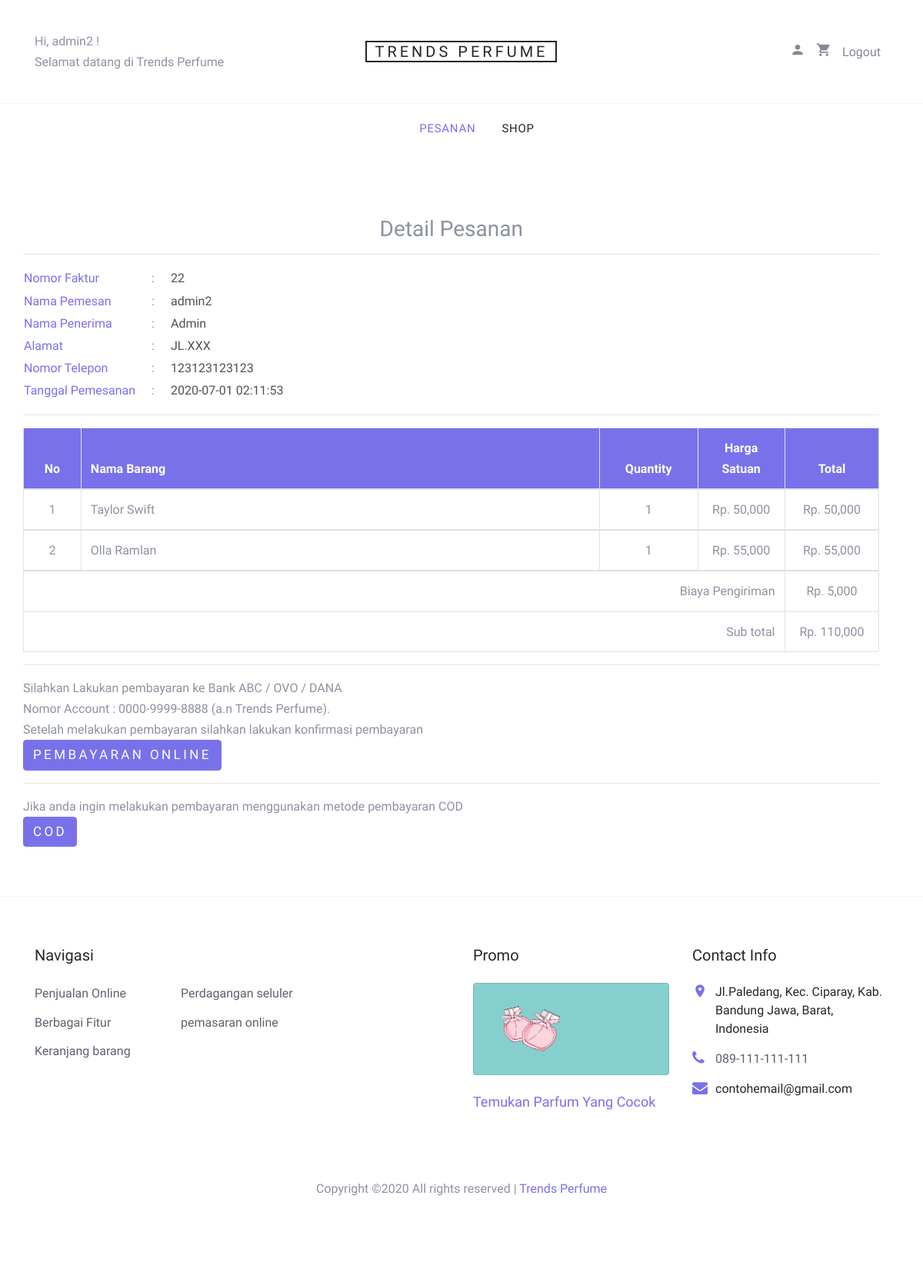
The app's page /index.php?page=my_profile&module=pesanan&action=detail&pesanan_id=22 (signed in) with its own data.
### tables this page shows
CREATE TABLE `pesanan` (
  `pesanan_id` int(3) NOT NULL,
  `kota_id` int(3) NOT NULL,
  `user_id` int(3) NOT NULL,
  `nama_penerima` varchar(25) NOT NULL,
  `nomor_telepon` varchar(15) NOT NULL,
  `alamat` varchar(50) NOT NULL,
  `tanggal_pemesanan` datetime NOT NULL,
  `status` tinyint(4) NOT NULL
);

CREATE TABLE `user` (
  `user_id` int(3) NOT NULL,
  `level` varchar(16) NOT NULL,
  `nama` varchar(25) NOT NULL,
  `email` varchar(128) NOT NULL,
  `alamat` varchar(50) NOT NULL,
  `phone` varchar(15) NOT NULL,
  `password` varchar(255) NOT NULL,
  `status` enum('on','off') NOT NULL
);

CREATE TABLE `pesanan_detail` (
  `pesanan_id` int(3) NOT NULL,
  `barang_id` int(3) NOT NULL,
  `quantity` tinyint(2) NOT NULL,
  `harga` int(6) NOT NULL
);

CREATE TABLE `barang` (
  `barang_id` int(3) NOT NULL,
  `kategori_id` int(2) NOT NULL,
  `nama_barang` varchar(20) NOT NULL,
  `spesifikasi` text NOT NULL,
  `file` varchar(150) NOT NULL,
  `harga` int(6) NOT NULL,
  `stok` int(3) NOT NULL,
  `status` enum('on','off','','') NOT NULL,
  `jumlah` int(3) NOT NULL
);

CREATE TABLE `kota` (
  `kota_id` int(3) NOT NULL,
  `kota` varchar(16) NOT NULL,
  `tarif` int(10) NOT NULL,
  `status` enum('on','off') NOT NULL
);

### function/helper.php (called while the page is built, shortened)
<?php
	function rupiah($nilai = 0){
		$string = "Rp. " .number_format($nilai);
		return $string;
	}
 ?>

### module/pesanan/detail.php (the view, shortened to what this page needs)
<?php
	$pesanan_id = $_GET["pesanan_id"];
	$queryPesanan = mysqli_query($link, "SELECT pesanan.nama_penerima, pesanan.nomor_telepon, pesanan.alamat, pesanan.tanggal_pemesanan, user.nama, kota.kota, kota.tarif FROM pesanan JOIN user ON pesanan.user_id=user.user_id JOIN kota ON kota.kota_id=pesanan.kota_id WHERE pesanan.pesanan_id='$pesanan_id'");
	$row = mysqli_fetch_assoc($queryPesanan);
	$tanggal_pemesanan = $row['tanggal_pemesanan'];
	$nama_penerima = $row['nama_penerima'];
	$nomor_telepon = $row['nomor_telepon'];
	$alamat = $row['alamat'];
	$tarif = $row['tarif'];
	$nama = $row['nama'];
?>
	<div class="site-section">
    <div class="container">
      <div class="row">
        <div class="row mb-5">
          <div class="col-md-12">
            <h3><center>Detail Pesanan</center></h3>
              <hr>
                <?php
                  if(mysqli_num_rows($queryPesanan) == 0) {
                    require_once("notfound.html");
                  }else{
                ?>
                <table>
                  <tr>
                    <td class="isi-detail-h">Nomor Faktur</td>
                    <td class="titik-2">:</td>
                    <td class="isi-detail-b"><?php echo $pesanan_id; ?></td>
                  </tr>
                  <tr>
                    <td class="isi-detail-h">Nama Pemesan</td>
                    <td class="titik-2">:</td>
                    <td class="isi-detail-b"><?php echo $nama; ?></td>
                  </tr>
                  <tr>
                    <td class="isi-detail-h">Nama Penerima</td>
                    <td class="titik-2">:</td>
                    <td class="isi-detail-b"><?php echo $nama_penerima; ?></td>
                  </tr>
                  <tr>
                    <td class="isi-detail-h">Alamat</td>
                    <td class="titik-2">:</td>
                    <td class="isi-detail-b"><?php echo $alamat; ?></td>
                  </tr>
                  <tr>
                    <td class="isi-detail-h">Nomor Telepon</td>
                    <td class="titik-2">:</td>
                    <td class="isi-detail-b"><?php echo $nomor_telepon; ?></td>
                  </tr>
                  <tr>
                    <td class="isi-detail-h">Tanggal Pemesanan</td>
                    <td class="titik-2">:</td>
                    <td class="isi-detail-b"><?php echo $tanggal_pemesanan; ?></td>
                  </tr>
                </table>
              <?php } ?>
              <hr>
          </div>
          <div class="col-md-12">
            <div class="">
              <?php
                if(mysqli_num_rows($queryPesanan) == 0) {
                  require_once("notfound.html");
                }else{
              ?>
              <table class="table table-bordered">
                <thead style="background-color: rgb(121, 113, 234); color: white;">
                  <tr>
                    <th class="detail-pesanan-pendek">No</th>
                    <th class="detail-pesanan-panjang">Nama Barang</th>
                    <th class="detail-pesanan-pendek">Quantity</th>
                    <th class="detail-pesanan-pendek">Harga Satuan</th>
                    <th class="detail-pesanan-pendek">Total</th>
                  </tr>
                </thead>
                  <?php
                    $queryDetail = mysqli_query($link, "SELECT * FROM pesanan_detail JOIN barang ON pesanan_detail.barang_id=barang.barang_id WHERE pesanan_detail.pesanan_id='$pesanan_id'");
                    $no = 1;
                    $subtotal = 0;
                    while($rowDetail = mysqli_fetch_assoc($queryDetail)){
                    $total = $rowDetail['harga'] * $rowDetail['quantity'];
                    $subtotal = $subtotal + $total;
                  ?>
                <tbody>
                  <tr class="isi-detail-pesanan">
                    <td class="detail-pesanan-tengah"><?php echo $no; ?></td>
                    <td class="detail-pesanan-kiri"><?php echo $rowDetail['nama_barang']; ?></td>
                    <td class="detail-pesanan-tengah"><?php echo $rowDetail['quantity']; ?></td>
                    <td class="detail-pesanan-tengah"><?php echo rupiah($rowDetail['harga']) ?></td>
                    <td class="detail-pesanan-tengah"><?php echo rupiah($total) ?></td>
                  </tr>
                </tbody>
                  <?php
                    $no++;
                      } $subtotal = $subtotal + $tarif;
                   ?>
                  <tr>
                    <td class="detail-biaya" colspan="4">Biaya Pengiriman</td>
                    <td class="isi-detail-biaya"><?php echo rupiah($tarif); ?></td>
                  </tr>
                  <tr>
                    <td class="detail-biaya" colspan="4"><b>Sub total</b></td>
                    <td  class="isi-detail-biaya"><b><?php echo rupiah($subtotal); ?></b></td>
                  </tr>
              </table>
            <?php } ?>
             <hr>
             <div id="frame-keterangan-pembayaran">
              <p>Silahkan Lakukan pembayaran ke Bank ABC / OVO / DANA <br/>
                 Nomor Account : 0000-9999-8888 (a.n Trends Perfume).<br/>
                 Setelah melakukan pembayaran silahkan lakukan konfirmasi pembayaran <br>
                 <a href="<?php echo BASE_URL."index.php?page=my_profile&module=pesanan&action=konfirmasi_pembayaran&pesanan_id=$pesanan_id"?>"><button class="btn btn-primary">Pembayaran Online</button></a>
              </p>
              <hr>
              <p>
                Jika anda ingin melakukan pembayaran menggunakan metode pembayaran COD<br><a href="<?php echo BASE_URL."index.php?page=my_profile&module=pesanan&action=cod&pesanan_id=$pesanan_id"?>"><button class="btn btn-primary">COD</button></a>
              </p>
            </div>
          </div>
        </div>
      </div>
    </div>
  </div>

### css/style.css (style rules this page uses)
body { cursor: default; line-height: 1.7; color: #8c92a0; font-weight: 300; font-size: 16px; }
a { -webkit-transition: .3s all ease; -o-transition: .3s all ease; transition: .3s all ease; }
.btn { text-transform: uppercase; position: relative; -webkit-transition: 0.2s all ease-in-out !important; -o-transition: 0.2s all ease-in-out !important; transition: 0.2s all ease-in-out !important; top: 0; letter-spacing: .05em; }
.btn.btn-primary { font-size: 17px; font-weight: 300; letter-spacing: .2em; }
.site-section { padding: 2.5em 0 }
@media (min-width: 768px) { .site-section { padding: 5em 0; } }
.detail-pesanan-pendek { width: 50px; text-align: center; }
.detail-pesanan-panjang { width: 450px; }
.detail-pesanan-tengah { text-align: center; }
.isi-detail-h { color:rgb(121, 113, 234); }
.isi-detail-b { padding-left: 20px; color: #515151; }
.titik-2 { padding-left: 20px; }
.detail-biaya { text-align: right; }
.isi-detail-biaya { text-align: center; }

### records on screen
pesanan: user.nama "admin2", nama_penerima "Admin", alamat "JL.XXX", nomor_telepon "123123123123", tanggal_pemesanan "2020-07-01 02:11:53", kota.tarif "Rp. 5,000"
pesanan_detail: barang.nama_barang "Taylor Swift", quantity "1", barang.harga "Rp. 50,000", rupiah($total) "Rp. 50,000"
pesanan_detail: barang.nama_barang "Olla Ramlan", quantity "1", barang.harga "Rp. 55,000", rupiah($total) "Rp. 55,000"

### other values on screen
$nama "admin2"
$pesanan_id "22"
rupiah($subtotal) "Rp. 110,000"
